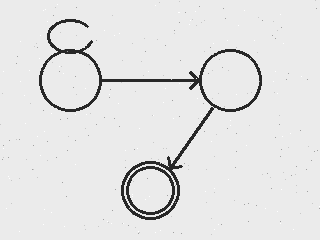
#> input picture tests/fixtures/state_machine.png, 320 x 240 px
$ python -i geometry.py   (imports and definitions only)
#> lines starting #> are read from the running program, lines starting #| are printed output that depends on the picture; after the words box and inside, x2 and y2 are one past the last pixel; in counts of white or black regions, pixels touching at a corner belong together
#> further down, picture is the input picture: shape (240, 320); min 40, max 255, mean 227.2
"""Phase 2.2.2 - guessing a shape from a contour.

Some sources record where a shape is but not what it is: `flowchartseg` publishes a node mask
and nothing else. This module turns a binary region into a vocabulary shape by the same
reasoning a person would use - count the corners, look at the aspect ratio, check whether the
corners sit at the middle of the edges or in them.

It is deliberately simple. Phase 3.2 replaces it with proper primitive extraction and Phase 5
with a trained classifier; what this needs to be is *honest about its own accuracy*, which is
why everything it returns carries a confidence below 1.0 and every node it labels records
`shape_basis: "geometry"`. Phase 2.2.4 measures how often it is right by running it against
hdBPMN, where the true shape is known.
"""

from __future__ import annotations

import cv2
import numpy as np

#: Douglas-Peucker tolerance as a fraction of the contour perimeter. 2% is the value that
#: separates a hand-drawn quadrilateral from a hand-drawn ellipse on this corpus: below it,
#: wobble in a straight pen stroke registers as extra corners; above it, a diamond flattens
#: into a triangle.
EPSILON_FRAC = 0.02

# Thresholds below are the midpoints between class medians measured on the **calibration half**
# of the Phase 2.2.4 sample - 25 hdBPMN diagrams, 404 annotated regions - never on the half the
# agreement report scores. Real ink is nothing like an ideal render, which is why the first
# version of this module, calibrated on drawn-in-code shapes, reached kappa 0.05:
#
#   class          v    circularity  extent  aspect
#   circle         8.5     0.70       0.72    1.03
#   diamond        8.0     0.50       0.49    0.98
#   rectangle      4.0     0.35       0.88    3.00
#   rounded-rect   7.0     0.39       0.78    1.83
#
# The lesson worth keeping: a hand-drawn circle has circularity 0.70, not the 0.89 of a
# rendered one, because the filled boundary of a pen stroke is ragged.

#: Below this a shape leaves half its bounding box empty; only a diamond does that.
DIAMOND_EXTENT = 0.58

#: Above this a shape essentially fills its box: the rectangle family.
RECT_EXTENT = 0.83

#: Circle and ellipse sit well above the rectangle family on circularity (0.70 vs 0.35-0.39).
ROUND_CIRCULARITY = 0.55


def classify_contour(contour: np.ndarray) -> tuple[str, float]:
    """Return (shape, confidence) for one contour, using the frozen shape vocabulary."""
    peri = cv2.arcLength(contour, True)
    area = cv2.contourArea(contour)
    if peri <= 0 or area <= 0:
        return "freeform", 0.0

    approx = cv2.approxPolyDP(contour, EPSILON_FRAC * peri, True)
    x, y, w, h = cv2.boundingRect(contour)
    aspect = w / h if h else 1.0
    extent = area / float(w * h) if w and h else 0.0
    # 4*pi*A/P^2 is 1 for a circle and drops as the outline gains corners or wobble.
    circularity = 4 * np.pi * area / (peri * peri)
    v = len(approx)

    # A diamond is the only vocabulary shape that leaves half its bounding box empty.
    if extent < DIAMOND_EXTENT:
        return "diamond", 0.6
    # Fills its box: the rectangle family. Four corners means square ones, more means rounded -
    # which is the only signal there is for that distinction, and it is a weak one.
    if extent >= RECT_EXTENT:
        return ("rectangle", 0.6) if v <= 5 else ("rounded-rect", 0.45)
    # Four clean corners but a wasted box: slanted sides.
    if v == 4:
        return "parallelogram", 0.45
    if circularity >= ROUND_CIRCULARITY:
        return ("circle", 0.6) if 0.75 <= aspect <= 1.33 else ("ellipse", 0.55)
    return "rounded-rect", 0.4


def classify_mask(mask: np.ndarray) -> tuple[str, float]:
    """Shape of the largest external contour in a binary mask."""
    contours, _ = cv2.findContours(
        mask.astype(np.uint8), cv2.RETR_EXTERNAL, cv2.CHAIN_APPROX_SIMPLE
    )
    if not contours:
        return "freeform", 0.0
    return classify_contour(max(contours, key=cv2.contourArea))


def classify_crop(gray: np.ndarray) -> tuple[str, float]:
    """Shape of the ink in a grayscale crop, binarised by Otsu.

    Used by the geometric second annotator in Phase 2.2.4, which sees only the pixels inside
    an annotated box and must decide what was drawn there without being told.

    The **fill** step is what makes this work at all. A drawn shape is an outline, not a solid,
    so its external contour traces the ragged outside of a pen stroke and wraps whatever text
    sits inside it. Measured on 820 hdBPMN regions, analysing that contour directly called 327
    of them `ellipse` and reached kappa 0.05 against the annotation. Filling the largest
    external contour into a solid region first - which discards the interior text and collapses
    the two sides of the stroke into one boundary - makes the same measurements comparable to
    the ideal shapes the thresholds were calibrated on.
    """
    if gray.size == 0:
        return "freeform", 0.0
    blur = cv2.GaussianBlur(gray, (5, 5), 0)
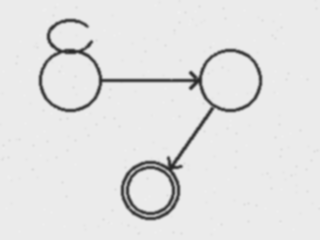
#> blur: shape (240, 320); min 40, max 240, mean 227.2
    _, binary = cv2.threshold(blur, 0, 255, cv2.THRESH_BINARY_INV + cv2.THRESH_OTSU)
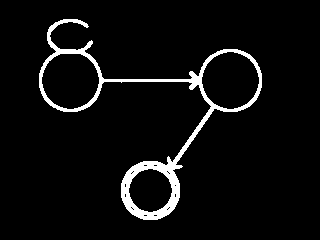
#> binary: shape (240, 320); 5.2% white; 1 white region, box (x1, y1, x2, y2) and area: (39, 19, 262, 220) 3969
    # Close gaps so a shaky outline is one contour rather than a string of arcs. The kernel
    # scales with the crop: a fixed 3px kernel closes nothing on a 600px photograph of a box.
    span = max(gray.shape)
#> span = 320
    k = max(3, (span // 60) | 1)
#> k = 5
    binary = cv2.morphologyEx(binary, cv2.MORPH_CLOSE, np.ones((k, k), np.uint8), iterations=2)
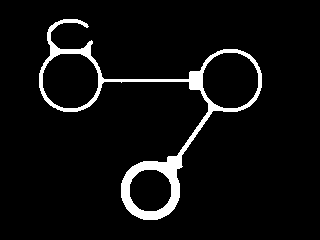
#> binary: shape (240, 320); 5.6% white; 1 white region

    contours, _ = cv2.findContours(binary, cv2.RETR_EXTERNAL, cv2.CHAIN_APPROX_SIMPLE)
#> contours = 1 contour; box (x1, y1, x2, y2) and area: (39, 19, 262, 220) 10092
    if not contours:
        return "freeform", 0.0
    filled = np.zeros_like(binary)
    cv2.drawContours(filled, [max(contours, key=cv2.contourArea)], -1, 255, thickness=cv2.FILLED)
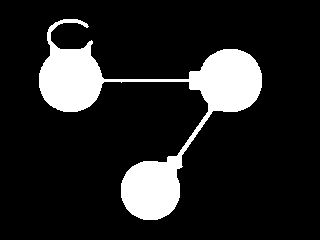
#> filled: shape (240, 320); 13.8% white; 1 white region, box (x1, y1, x2, y2) and area: (39, 19, 262, 220) 10573
    # A shape should occupy most of its own box; a stray stroke that happens to be the biggest
    # contour will not, and calling that a rectangle would be worse than admitting ignorance.
    if filled.sum() / 255 < 0.15 * filled.size:
        return "freeform", 0.2
    return classify_mask(filled)

>>> import cv2
>>> picture = cv2.imread('../../../tests/fixtures/state_machine.png', cv2.IMREAD_GRAYSCALE)
>>> result = classify_crop(picture)
#> result = ('freeform', 0.2)
